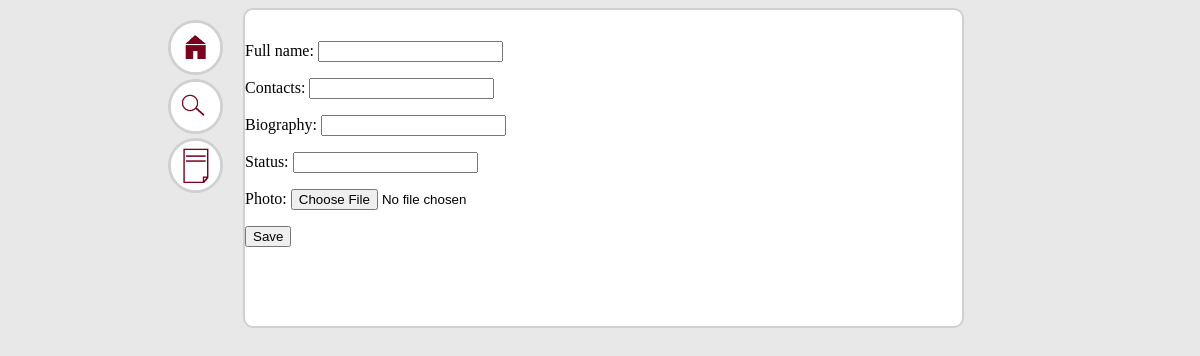
The app's page /author/3/update, older data.
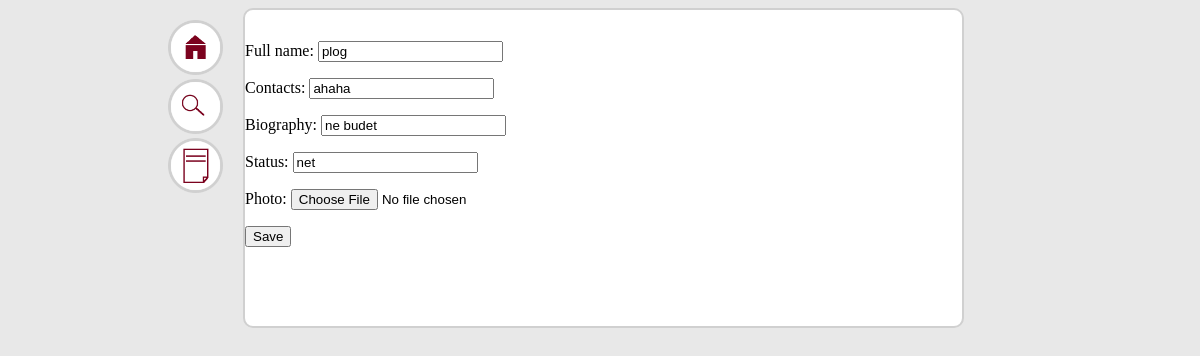
The same page, newer data.
### pages/models.py (models this page shows, shortened)
class MyUser(models.Model):
    user     = models.ForeignKey(settings.AUTH_USER_MODEL, on_delete=models.SET_NULL,
                        null=True
               )
    full_name = models.CharField(max_length=256, blank=False, null=False)
    contacts = models.CharField(max_length=512, blank=True, null=True)
    biography = models.CharField(max_length=2048, blank=True, null=True)
    status   = models.CharField(max_length=128, blank=True, null=True)
    photo = models.ImageField(upload_to='pages/avatars', blank=True)

### pages/views.py (the view)
# urls.py: path('author/<int:pk>/update', AuthorUpdateView.as_view(), name='author-update'),
class AuthorUpdateView(UpdateView):
    queryset = MyUser.objects.all()
    template_name = 'pages/author_update.html'
    form_class = AuthorForm
    def get_context_data(self, **kwargs):
        context = super().get_context_data(**kwargs)
        return context

### pages/forms.py
class AuthorForm(forms.ModelForm):
    class Meta:
        model = MyUser
        fields = [
            'full_name',
            'contacts',
            'biography',
            'status',
            'photo',
        ]

### pages/templates/pages/author_update.html
{% extends 'base.html' %}
{% block content %}
{% load static %}
<form method='POST' enctype="multipart/form-data"> {% csrf_token %}
	{{ form.as_p }}
	<input type='submit' value='Save'>
</form>
{% endblock content %}

Row changes from the older to the newer data that the page shows:
now on this page (row edited): MyUser: full_name "plog", contacts "ahaha", biography "ne budet", status "net"
